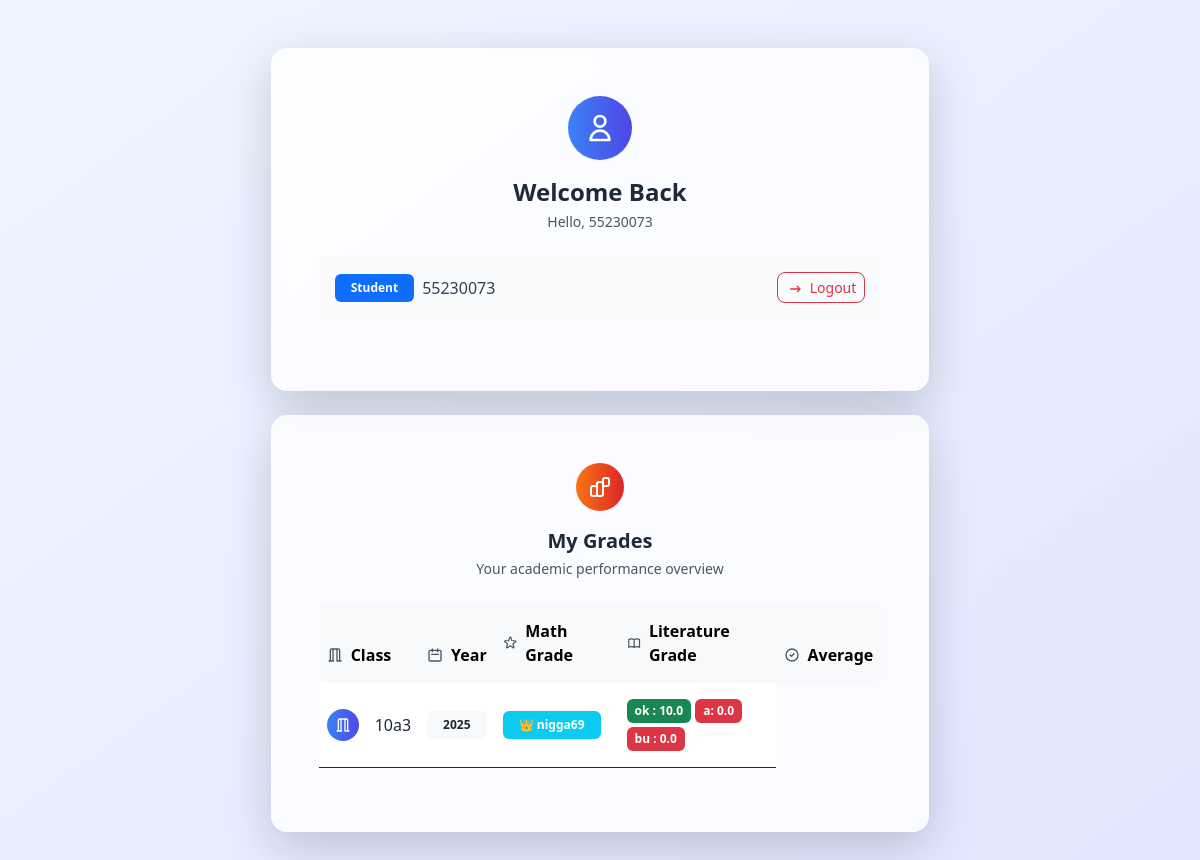
/ (signed in), run on an earlier commit of the app's database.
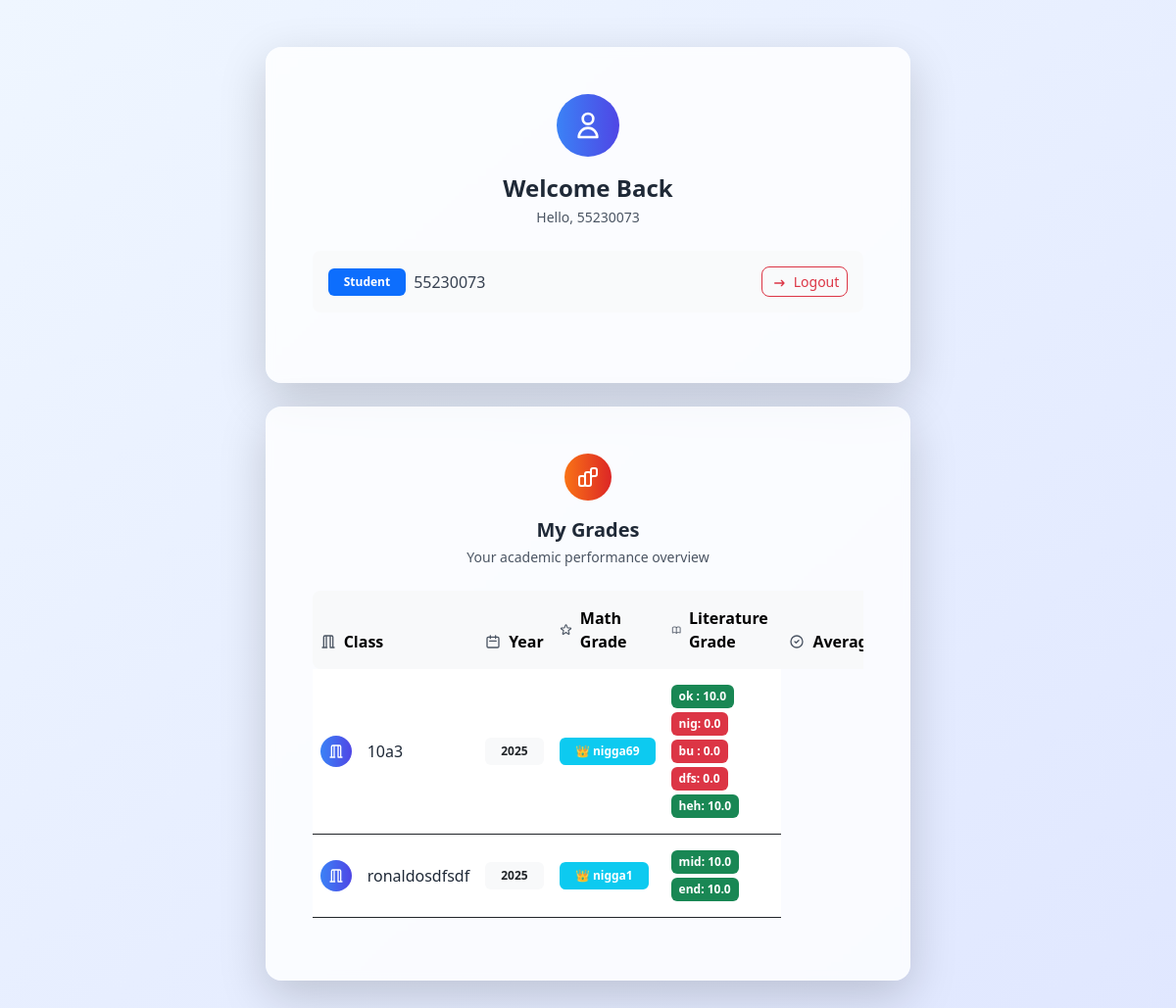
And on a later commit of the database.
### tables this page shows
CREATE TABLE student_to_classes (   
  id TEXT NOT NULL,
  student_name TEXT NOT NULL,       
  class_name TEXT NOT NULL,
  started_year INTEGER NOT NULL,    
  group_name text DEFAULT '',       
  is_group_leader integer DEFAULT 0,
  absent integer default 0,
  grade TEXT DEFAULT '{}',
  PRIMARY KEY (id, class_name, started_year),
  FOREIGN KEY (id) REFERENCES users(id),
  FOREIGN KEY (class_name, started_year) REFERENCES classes(class_name, started_year)
);

### main.py (the view)
@app.route('/', methods=['GET','POST'])
def serve_main():
    if 'id' in session:
        if session['id'] != admin_id:
            db=get_db()
            user_data=db.execute("select * from student_to_classes where id = ?",(session['id'],)).fetchall()
            return render_template('personal.html',user_data=user_data)
        db = get_db()
        classes_list = db.execute("SELECT * FROM classes ORDER BY started_year DESC, class_name ASC")
        classes_list = classes_list.fetchall()
        db.close()
        return render_template('index.html', classes_list=classes_list)
    else:
        return redirect(url_for('login'))

### main.py (called while the page is built)
def from_json_filter(value):
    if value:
        return json.loads(value)
    return {}

def get_db():
    conn = sqlite3.connect(database_path)
    conn.row_factory = sqlite3.Row
    return conn

### templates/personal.html (shortened to what this page needs)
<!DOCTYPE html>
<html lang="en">
<head>
    <link href="https://cdn.jsdelivr.net/npm/bootstrap@5.3.0/dist/css/bootstrap.min.css" rel="stylesheet">
    <script src="https://cdn.tailwindcss.com"></script>
</head>
<body class="bg-gradient-to-br from-blue-50 to-indigo-100 min-h-screen">
    <div class="container py-5">
        <div class="row justify-content-center">
            <div class="col-lg-10 col-xl-8">
                <div class="card shadow-lg border-0 rounded-4 bg-white/80 backdrop-blur-sm mb-4">
                    <div class="card-body p-5">
                        <div class="text-center mb-4">
                            <div class="bg-gradient-to-r from-blue-500 to-indigo-600 w-16 h-16 rounded-full mx-auto mb-3 flex items-center justify-center">
                                <svg class="w-8 h-8 text-white" fill="none" stroke="currentColor" viewBox="0 0 24 24">
                                    <path stroke-linecap="round" stroke-linejoin="round" stroke-width="2" d="M16 7a4 4 0 11-8 0 4 4 0 018 0zM12 14a7 7 0 00-7 7h14a7 7 0 00-7-7z"/>
                                </svg>
                            </div>
                            <h2 class="text-2xl font-bold text-gray-800 mb-1">Welcome Back</h2>
                            <p class="text-gray-600 text-sm">Hello, {{ session.id }}</p>
                        </div>
                        <div class="d-flex justify-content-between align-items-center mb-4 p-3 bg-gray-50 rounded-3">
                            <div class="d-flex align-items-center">
                                <span class="badge bg-primary me-2 px-3 py-2">Student</span>
                                <span class="text-gray-700 font-medium">{{ session.id }}</span>
                            </div>
                            <a href="{{ url_for('logout') }}" class="btn btn-outline-danger btn-sm rounded-3">
                                <svg class="w-4 h-4 inline-block me-1" fill="none" stroke="currentColor" viewBox="0 0 24 24">
                                    <path stroke-linecap="round" stroke-linejoin="round" stroke-width="2" d="M17 16l4-4m0 0l-4-4m4 4H7"/>
                                </svg>
                                Logout
                            </a>
                        </div>
                    </div>
                </div>
                {% if user_data %}
                <div class="card shadow-lg border-0 rounded-4 bg-white/80 backdrop-blur-sm">
                    <div class="card-body p-5">
                        <div class="text-center mb-4">
                            <div class="bg-gradient-to-r from-orange-500 to-red-600 w-12 h-12 rounded-full mx-auto mb-3 flex items-center justify-center">
                            </div>
                            <h5 class="text-xl font-bold text-gray-800 mb-1">My Grades</h5>
                            <p class="text-gray-600 text-sm">Your academic performance overview</p>
                        </div>
                        <div class="table-responsive">
                            <table class="table table-hover align-middle">
                                <thead class="table-light">
                                    <tr>
                                        <th scope="col" class="rounded-start-3 border-0 py-3">
                                            <div class="d-flex align-items-center">
                                                <svg class="w-4 h-4 me-2 text-gray-600" fill="none" stroke="currentColor" viewBox="0 0 24 24">
                                                    <path stroke-linecap="round" stroke-linejoin="round" stroke-width="2" d="M19 21V5a2 2 0 00-2-2H7a2 2 0 00-2 2v16m14 0h2m-2 0h-4m-5 0H3m2 0h4M9 3v18m6-18v18"/>
                                                </svg>
                                                Class
                                            </div>
                                        </th>
                                        <th scope="col" class="border-0 py-3">
                                            <div class="d-flex align-items-center">
                                                <svg class="w-4 h-4 me-2 text-gray-600" fill="none" stroke="currentColor" viewBox="0 0 24 24">
                                                    <path stroke-linecap="round" stroke-linejoin="round" stroke-width="2" d="M8 7V3m8 4V3m-9 8h10M5 21h14a2 2 0 002-2V7a2 2 0 00-2-2H5a2 2 0 00-2 2v12a2 2 0 002 2z"/>
                                                </svg>
                                                Year
                                            </div>
                                        </th>
                                        <th scope="col" class="border-0 py-3">
                                            <div class="d-flex align-items-center">
                                                Math Grade
                                            </div>
                                        </th>
                                        <th scope="col" class="border-0 py-3">
                                            <div class="d-flex align-items-center">
                                                Literature Grade
                                            </div>
                                        </th>
                                        <th scope="col" class="rounded-end-3 border-0 py-3">
                                            <div class="d-flex align-items-center">
                                                <svg class="w-4 h-4 me-2 text-gray-600" fill="none" stroke="currentColor" viewBox="0 0 24 24">
                                                    <path stroke-linecap="round" stroke-linejoin="round" stroke-width="2" d="M9 12l2 2 4-4m6 2a9 9 0 11-18 0 9 9 0 0118 0z"/>
                                                </svg>
                                                Average
                                            </div>
                                        </th>
                                    </tr>
                                </thead>
                                <tbody>
                                    {% for class_info in user_data %}
                                    <tr class="border-0">
                                        <td class="py-3">
                                            <div class="d-flex align-items-center">
                                                <div class="bg-gradient-to-r from-blue-500 to-indigo-600 w-8 h-8 rounded-full me-3 flex items-center justify-center">
                                                    <svg class="w-4 h-4 text-white" fill="none" stroke="currentColor" viewBox="0 0 24 24">
                                                        <path stroke-linecap="round" stroke-linejoin="round" stroke-width="2" d="M19 21V5a2 2 0 00-2-2H7a2 2 0 00-2 2v16m14 0h2m-2 0h-4m-5 0H3m2 0h4M9 3v18m6-18v18"/>
                                                    </svg>
                                                </div>
                                                <span class="font-medium text-gray-800">{{ class_info.class_name }}</span>
                                            </div>
                                        </td>
                                        <td class="py-3">
                                            <span class="badge bg-light text-dark px-3 py-2">{{ class_info.started_year }}</span>
                                        </td>
                                        <td class="py-3">
                                            {% if class_info.group_name %}
                                                <span class="badge bg-info px-3 py-2">
                                                    {% if class_info.is_group_leader %}👑 {% endif %}{{ class_info.group_name }}
                                                </span>
                                            {% else %}
                                                <span class="badge bg-light text-muted px-3 py-2">No Group</span>
                                            {% endif %}
                                        </td>
                                        <td class="py-3">
                                            {% if class_info.grade and class_info.grade != '{}' %}
                                                {% set grades = class_info.grade|from_json %}
                                                {% if grades %}
                                                    <div class="d-flex flex-wrap gap-1">
                                                        {% for subject, grade in grades.items() %}
                                                            {% if grade is not none %}
                                                                {% set grade_float = grade|float %}
                                                                <span class="badge px-2 py-1 text-xs
                                                                    {% if grade_float >= 8.0 %}bg-success
                                                                    {% elif grade_float >= 6.5 %}bg-warning text-dark
                                                                    {% elif grade_float >= 5.0 %}bg-info text-dark
                                                                    {% else %}bg-danger
                                                                    {% endif %}">
                                                                    {{ subject[:3] }}: {{ "%.1f"|format(grade_float) }}
                                                                </span>
                                                            {% endif %}
                                                        {% endfor %}
                                                    </div>
                                                {% else %}
                                                    <span class="badge bg-light text-muted px-3 py-2">No Grades</span>
                                                {% endif %}
                                            {% else %}
                                                <span class="badge bg-light text-muted px-3 py-2">No Grades</span>
                                            {% endif %}
                                        </td>
                                    </tr>
                                    {% endfor %}
                                </tbody>
                            </table>
                        </div>
                    </div>
                </div>
                {% endif %}
            </div>
        </div>
    </div>
</body>
</html>

What changed in the data, as far as the page shows it:
added student_to_classes: class_name "ronaldosdfsdf", started_year "2025", group_name "nigga1", subject "mid" "end", grade_float "10.0" "10.0"
Also different on the page:
new list line: "nig : 0.0"
new list line: "dfs : 0.0"
new list line: "heh : 10.0"
list line gone: "a : 0.0"
